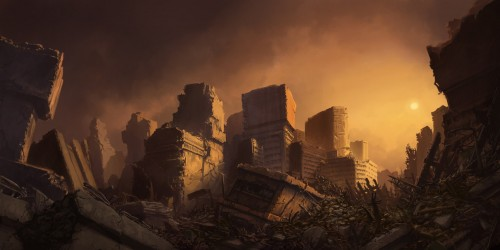
#> input picture arithmetic-addition-subtraction/input1.jpeg, 500 x 250 px
$ python subtraction.py
#> lines starting #> are read from the running program, lines starting #| are printed output that depends on the picture
# Python program to illustrate
# arithmetic operation of
# subtraction of pixels of two images

# organizing imports
import cv2
import numpy as np

# path to input images are specified and
# images are loaded with imread command
image1 = cv2.imread('input1.jpeg')
#> image1 is the input picture: shape (250, 500, 3); mean B, G, R 34.8, 52.4, 81
image2 = cv2.imread('input2.jpeg')
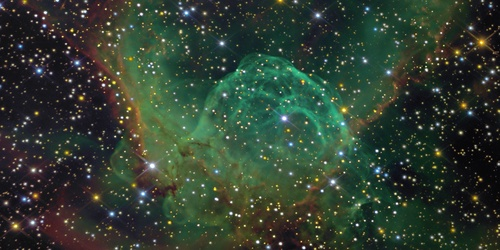
#> input picture arithmetic-addition-subtraction/input2.jpeg, 500 x 250 px
#> image2 is the input picture: shape (250, 500, 3); mean B, G, R 49.4, 62.5, 48.9
image3 = cv2.imread('input3.jpeg')
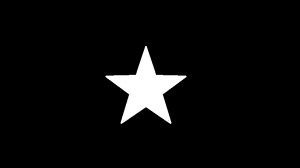
#> input picture arithmetic-addition-subtraction/input3.jpeg, 300 x 168 px
#> image3 is the input picture: shape (168, 300, 3); min 0, max 255, mean 11.7
image4 = cv2.imread('input4.jpeg')
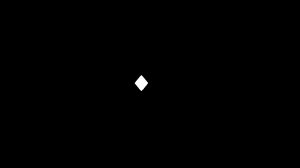
#> input picture arithmetic-addition-subtraction/input4.jpeg, 300 x 168 px
#> image4 is the input picture: shape (168, 300, 3); min 0, max 255, mean 0.6

# cv2.subtract is applied over the
# image inputs with applied parameters
sub1 = cv2.subtract(image1, image2)
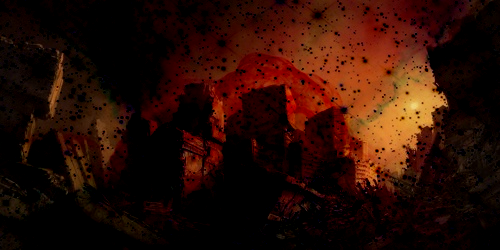
#> sub1: shape (250, 500, 3); mean B, G, R 5, 13.5, 42
sub2 = cv2.subtract(image3, image4)

# the window showing output image
# with the subtracted image
cv2.imshow('Subtracted Image 1', sub1)
cv2.imshow('Subtracted Image 2', sub2)

# De-allocate any associated memory usage
if cv2.waitKey(0) & 0xff == 27:
#> (key Esc is pressed here)
    cv2.destroyAllWindows()
